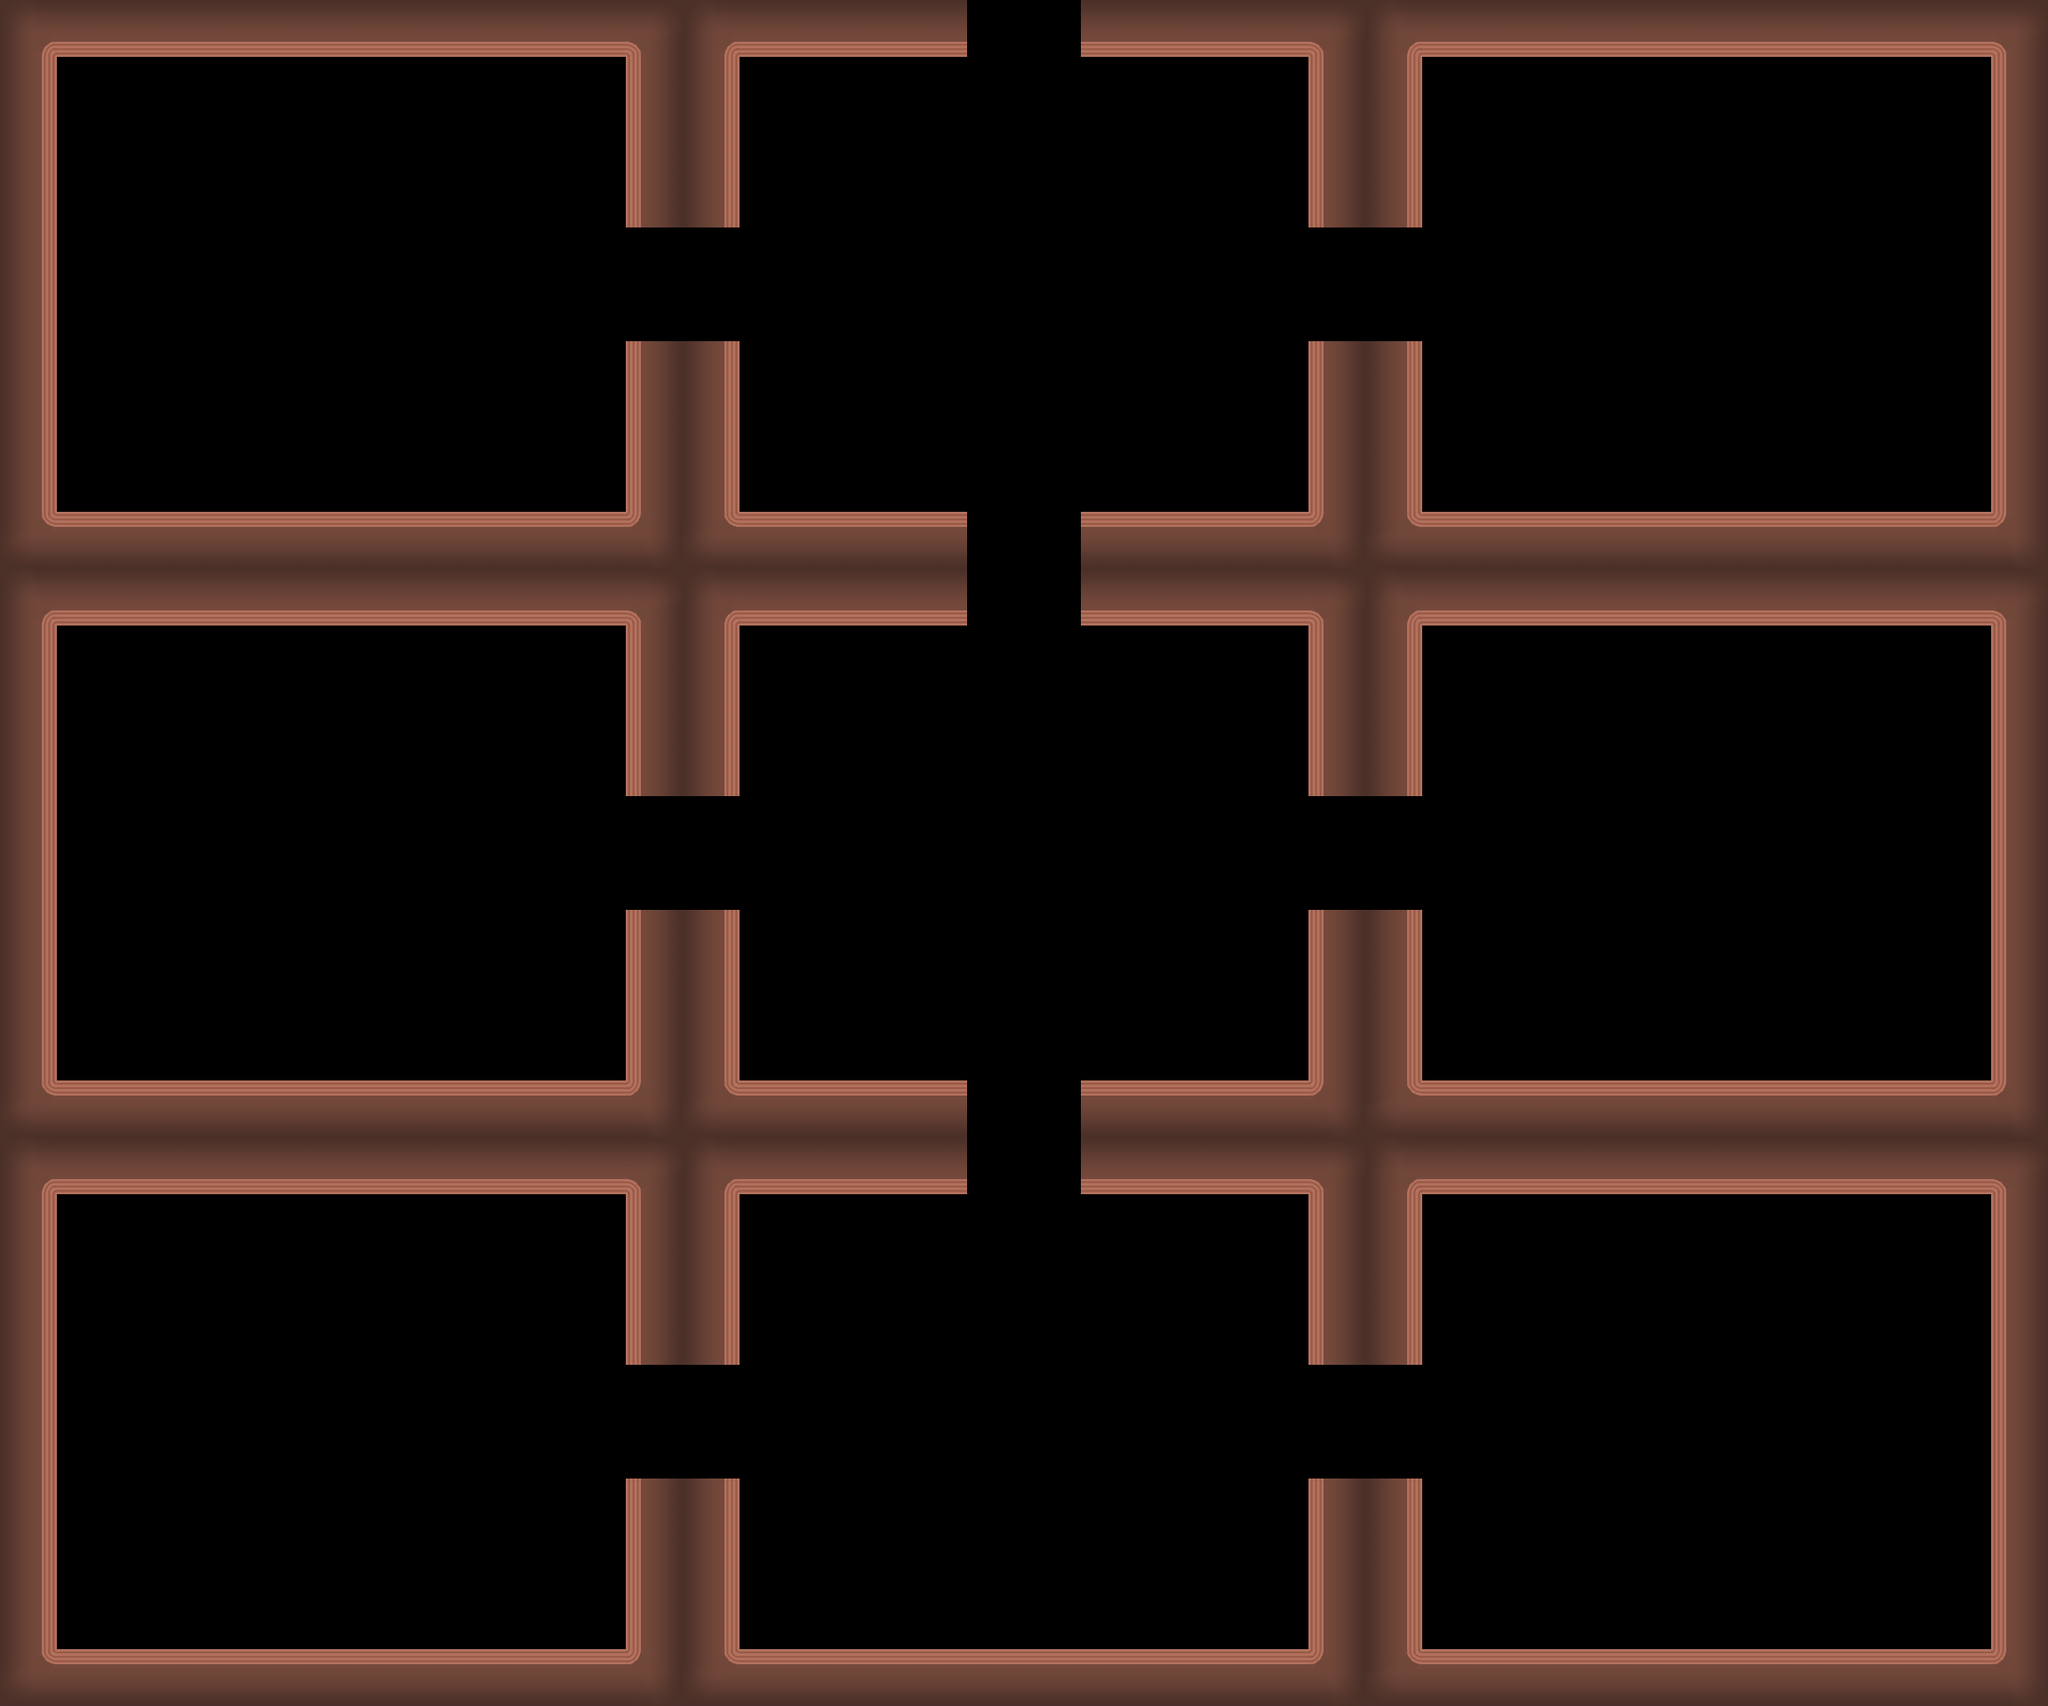

The image is a tile-based game level rendered from a .tmx file. Its description and source (layers, tilesets, objects; grid data summarised) follow:
An orthogonal 72x60 tile map with 32x32 px tiles, 1 tile layer (Tile Layer 2), 2 tilesets.

<map version="1.5" tiledversion="1.5.0" orientation="orthogonal" renderorder="right-down" width="72" height="60" tilewidth="32" tileheight="32" infinite="0" nextlayerid="4" nextobjectid="110">
 <editorsettings>
  <export target="gamemap03.json" format="json" />
 </editorsettings>
 <tileset firstgid="1" name="CSprojecttiles00" tilewidth="64" tileheight="64" tilecount="18" columns="6">
  <image source="CSprojecttiles00.png" width="384" height="192" />
 </tileset>
 <tileset firstgid="19" name="CSprojecttiles00" tilewidth="64" tileheight="64" tilecount="18" columns="6">
  <image source="CSprojecttiles00.png" width="384" height="192" />
 </tileset>
 <layer id="3" name="Tile Layer 2" width="72" height="60">
  <data>[4320 cells, 326 non-empty, 9 distinct tile ids]</data>
 </layer>
</map>